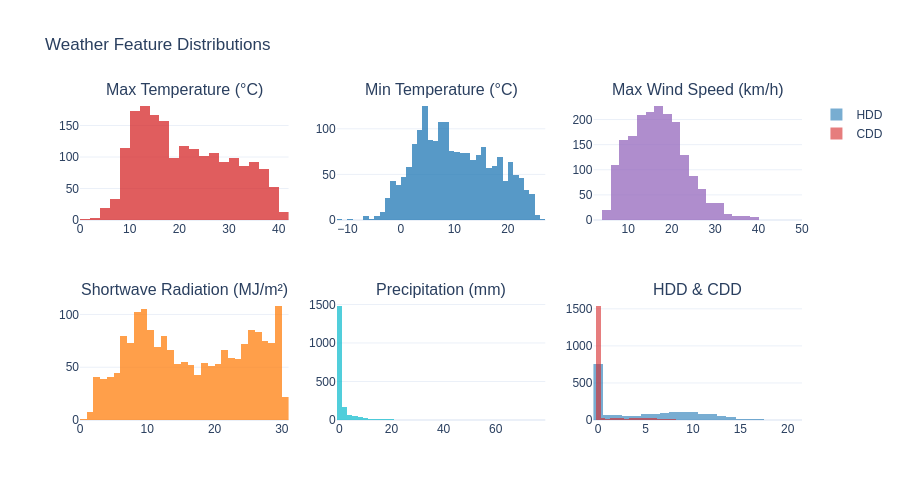

The notebook cell this image was saved under:
### Code cell
# Weather feature distributions
fig = make_subplots(rows=2, cols=3, subplot_titles=[
    "Max Temperature (°C)", "Min Temperature (°C)", "Max Wind Speed (km/h)",
    "Shortwave Radiation (MJ/m²)", "Precipitation (mm)", "HDD & CDD",
])

weather_data = [
    (df_raw["temperature_2m_max"], 1, 1, "#d62728"),
    (df_raw["temperature_2m_min"], 1, 2, "#1f77b4"),
    (df_raw["wind_speed_10m_max"], 1, 3, colors["weather"]),
    (df_raw["shortwave_radiation_sum"], 2, 1, "#ff7f0e"),
    (df_raw["precipitation_sum"], 2, 2, "#17becf"),
]

for data, row, col, color in weather_data:
    fig.add_trace(go.Histogram(x=data.dropna(), nbinsx=40, marker_color=color,
                               opacity=0.75, showlegend=False), row=row, col=col)

fig.add_trace(go.Histogram(x=df_raw["hdd"].dropna(), nbinsx=30, marker_color="#1f77b4",
                           opacity=0.6, name="HDD"), row=2, col=3)
fig.add_trace(go.Histogram(x=df_raw["cdd"].dropna(), nbinsx=30, marker_color="#d62728",
                           opacity=0.6, name="CDD"), row=2, col=3)

fig.update_layout(height=500, title_text="Weather Feature Distributions",
                  template=plotly_template, font=plotly_font, barmode="overlay")
fig.show()

### Figure 1 — Plotly figure (JSON) as saved in the notebook; plotly's stock layout.template omitted (floating-point values rounded to 4 significant figures; data arrays with more than 128 entries replaced by an {"elided": "..."} marker saying what was removed)
{"data": [{"marker": {"color": "#d62728"}, "nbinsx": 40, "opacity": 0.75, "showlegend": false, "type": "histogram", "x": {"elided": "1897 float values"}, "xaxis": "x", "yaxis": "y"}, {"marker": {"color": "#1f77b4"}, "nbinsx": 40, "opacity": 0.75, "showlegend": false, "type": "histogram", "x": {"elided": "1897 float values"}, "xaxis": "x2", "yaxis": "y2"}, {"marker": {"color": "#9467bd"}, "nbinsx": 40, "opacity": 0.75, "showlegend": false, "type": "histogram", "x": {"elided": "1897 float values"}, "xaxis": "x3", "yaxis": "y3"}, {"marker": {"color": "#ff7f0e"}, "nbinsx": 40, "opacity": 0.75, "showlegend": false, "type": "histogram", "x": {"elided": "1897 float values"}, "xaxis": "x4", "yaxis": "y4"}, {"marker": {"color": "#17becf"}, "nbinsx": 40, "opacity": 0.75, "showlegend": false, "type": "histogram", "x": {"elided": "1897 float values"}, "xaxis": "x5", "yaxis": "y5"}, {"marker": {"color": "#1f77b4"}, "name": "HDD", "nbinsx": 30, "opacity": 0.6, "type": "histogram", "x": {"elided": "1897 float values"}, "xaxis": "x6", "yaxis": "y6"}, {"marker": {"color": "#d62728"}, "name": "CDD", "nbinsx": 30, "opacity": 0.6, "type": "histogram", "x": {"elided": "1897 float values"}, "xaxis": "x6", "yaxis": "y6"}], "layout": {"annotations": [{"font": {"size": 16}, "showarrow": false, "text": "Max Temperature (°C)", "x": 0.1444, "xanchor": "center", "xref": "paper", "y": 1, "yanchor": "bottom", "yref": "paper"}, {"font": {"size": 16}, "showarrow": false, "text": "Min Temperature (°C)", "x": 0.5, "xanchor": "center", "xref": "paper", "y": 1, "yanchor": "bottom", "yref": "paper"}, {"font": {"size": 16}, "showarrow": false, "text": "Max Wind Speed (km/h)", "x": 0.8556, "xanchor": "center", "xref": "paper", "y": 1, "yanchor": "bottom", "yref": "paper"}, {"font": {"size": 16}, "showarrow": false, "text": "Shortwave Radiation (MJ/m²)", "x": 0.1444, "xanchor": "center", "xref": "paper", "y": 0.375, "yanchor": "bottom", "yref": "paper"}, {"font": {"size": 16}, "showarrow": false, "text": "Precipitation (mm)", "x": 0.5, "xanchor": "center", "xref": "paper", "y": 0.375, "yanchor": "bottom", "yref": "paper"}, {"font": {"size": 16}, "showarrow": false, "text": "HDD & CDD", "x": 0.8556, "xanchor": "center", "xref": "paper", "y": 0.375, "yanchor": "bottom", "yref": "paper"}], "barmode": "overlay", "font": {"family": "Arial", "size": 12}, "height": 500, "title": {"text": "Weather Feature Distributions"}, "xaxis": {"anchor": "y", "domain": [0, 0.2889]}, "xaxis2": {"anchor": "y2", "domain": [0.3556, 0.6444]}, "xaxis3": {"anchor": "y3", "domain": [0.7111, 1]}, "xaxis4": {"anchor": "y4", "domain": [0, 0.2889]}, "xaxis5": {"anchor": "y5", "domain": [0.3556, 0.6444]}, "xaxis6": {"anchor": "y6", "domain": [0.7111, 1]}, "yaxis": {"anchor": "x", "domain": [0.625, 1]}, "yaxis2": {"anchor": "x2", "domain": [0.625, 1]}, "yaxis3": {"anchor": "x3", "domain": [0.625, 1]}, "yaxis4": {"anchor": "x4", "domain": [0, 0.375]}, "yaxis5": {"anchor": "x5", "domain": [0, 0.375]}, "yaxis6": {"anchor": "x6", "domain": [0, 0.375]}}}
